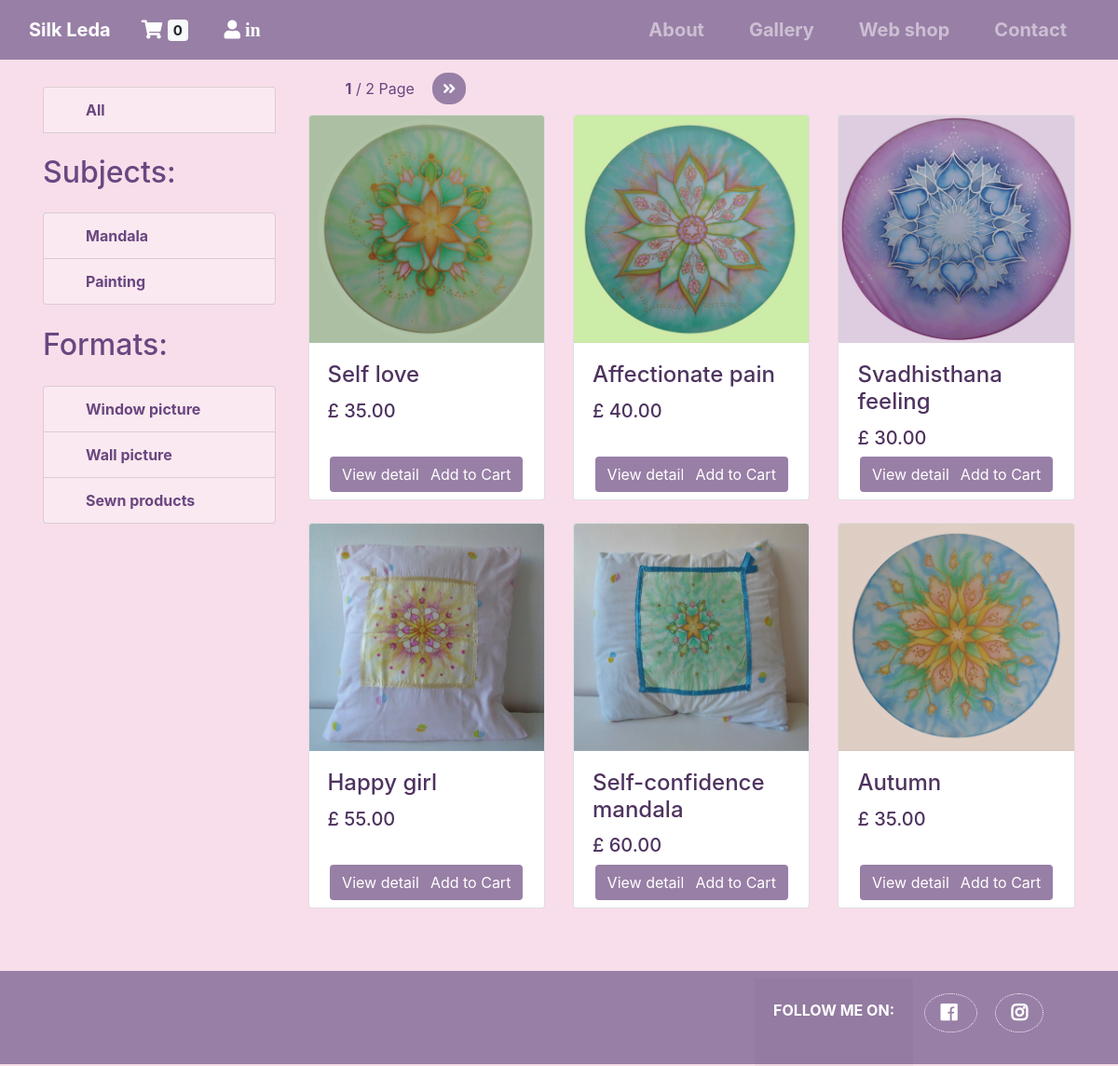
/webshop.php?keyword=Mandala, run on the app's committed database.
### tables this page shows
CREATE TABLE IF NOT EXISTS  product  (
    product_id  INT(10) NOT NULL AUTO_INCREMENT,
    product_title  VARCHAR(100) NOT NULL,
    product_category VARCHAR(100) NOT NULL,
    product_type VARCHAR(100) NOT NULL,
    product_price  DECIMAL(6,2),
    product_description TEXT,
    product_size VARCHAR(100),
    product_image VARCHAR(50) default 'default_product_image.png',
    disabled  tinyint(4) NOT NULL,
    PRIMARY KEY(product_id)
);

### data_model.php (called while the page is built, shortened)
<?php
include_once "config.php";
include_once "pagination_class.php";
function get_all_disabled_products($page, $keyword){
      global $conn;
		  $sql = "SELECT * FROM product WHERE disabled=0 ";
			if($keyword == "Mandala" || $keyword == "Picture"){
				$sql = "SELECT * FROM product WHERE disabled = 0 AND product_category='$keyword' ";
			}
        $result = mysqli_query($conn, $sql);
        $products = [];
    if(mysqli_num_rows($result)> 0){
			$index=0;
            while($row = mysqli_fetch_assoc($result)){
				if($index<6*$page && $index>=6*($page-1)){
					array_push($products, $row);
				}
					$index++;
				}
				$gallery_page = new Pagination();
				$gallery_page->set_images($products);
				$gallery_page->set_current_page($page);
				$gallery_page->set_sum_page(ceil($index/8));
				return $gallery_page;
        } else {
            return false;
        }
}
?>

### pagination_class.php (called while the page is built, shortened)
<?php
    class Pagination {
        public $images;
        public $sum_page;
        function set_images($images){
            $this->images = $images;
        }
        function get_images(){
            return $this->images;
        }
        function set_sum_page($sum_page){
            $this->sum_page = $sum_page;
        }
        function get_sum_page(){
            return $this->sum_page;
        }
    }
?>

### webshop.php (the view, shortened to what this page needs)
<?php
  include_once "header.php";
  include_once "data_model.php";
  include_once "pagination_class.php";
  if(isset($_GET['page'])){
    $page=$_GET['page'];
    } else{
      $page=1;
  }
  if(isset($_GET['keyword'])){
      $keyword = $_GET['keyword'];
    } else {
      $keyword='';
  }
  $images_page = get_all_disabled_products($page, $keyword);
  $next_page=$page+1;
  $sum_page=$images_page->get_sum_page();
?>
<div class="navbar navbar-expand-lg navbar-dark"  id="body_part">
  <div class="row" >
    <div class="col-lg-3" >
      <a href="webshop.php?keyword=''" class="list-group-item slist" style="margin-top:20px;">All</a>
      <h2 class="my-4" style="color:#6a4680;">Subjects:</h2>
      <div class="list-group" >
        <a href="webshop.php?keyword=Mandala" class="list-group-item slist">Mandala</a>
        <a href="webshop.php?keyword=Picture" class="list-group-item slist">Painting</a>
      </div>
      <h2 class="my-4" style="color:#6a4680;">Formats:</h2>
      <div class="list-group">
        <a href="webshop.php?keyword=Window picture" class="list-group-item slist">Window picture</a>
        <a href="webshop.php?keyword=Wall picture" class="list-group-item slist">Wall picture</a>
        <a href="webshop.php?keyword=Sewn silk product" class="list-group-item slist">Sewn products</a>
      </div>
    </div>
    <div class="col-lg-9" style="margin-top: 10px;">
      <div class="row portfolio-menu">
        <ul>
               <li style="padding:0 15px; color: #6a4680;"><strong><?=$page;?></strong> / <?=$sum_page;?> Page</li>
            <?php if ($page<$sum_page){?>
               <a class="btn_pag" href="?page=<?=$next_page ;?>&keyword=<?=$keyword;?>"><i class="fas fa-angle-double-right"></i></a>
            <?php }?>
        </ul>
      </div>
      <div class="row">
        <?php
          if($images_page->get_images()){
              foreach($images_page->get_images() AS $tumbl){
                $product_id = $tumbl['product_id'];
                $product_title = $tumbl['product_title'];
                $product_price = $tumbl['product_price'];
                $product_image = $tumbl['product_image'];
        ?>
        <div class="col-lg-4 col-md-6 mb-4" >
          <div class="card h-100">
              <img class="card-img-top" src="images/<?= $product_image; ?>" alt="<?= $product_title; ?>">
              <div class="card-body" style="height: 168px; ">
                <h4 class="card-title" style="color:#4e335f;"><?= $product_title; ?></h4>
                <h5 style="color:#4e335f;">£ <?= $product_price; ?></h5>
                <a href="ssingle_product.php?product_id=<?=$product_id;?>"><button class='wshopbtn btn btn-primary btn-success' style="float:left;margin: 2px 10px;position: absolute; left:5%; bottom:6px;">View detail</button></a>
                <form action="" method="post">
                  <input type='submit'  class='wshopbtn btn btn-primary btn-success' name='btn_cart' value='Add to Cart' style="float:left; margin: 2px 10px; position: absolute; right:5%; bottom:6px;">
                </form>
              </div>
          </div>
        </div>
            <?php
                }
            } else {
              echo "There are no stocks at the moment!";
            }
            ?>
      </div>
    </div>
  </div>
</div>
<?php
  include_once "footer.php";
?>

### header.php (shortened to what this page needs)
<?php
include_once "config.php";
?>
<!DOCTYPE html>
<html lang="en">
<head>
  <link href="css/bootstrap.css" rel="stylesheet">
  <link rel="stylesheet" href="css/magnific-popup.css">
  <link rel="stylesheet" href="css/gallery_stylesheet.css">
  <link rel="stylesheet" href="https://use.fontawesome.com/releases/v5.0.8/css/all.css">
  <link href="css/style.css" rel="stylesheet">
</head>
<body>
  <nav id="header" class="navbar navbar-expand-lg navbar-dark bg-dark fixed-top" >
    <div class="container" >
      <a class="navbar-brand md-auto" href="index.php" style="font-weight: bold; font-size:20px;">Silk Leda</a>
      <div class="cart-section md-auto">
          <a  class="btn btn-success btn-lg md-auto" href="cart.php">
                    <i class="fa fa-shopping-cart"></i>
                    <span class="badge badge-light">
                    <?php
                    $sql = "SELECT SUM(quantity) AS total_item FROM cart";
                    $result = mysqli_query($conn, $sql);
                    $row = mysqli_fetch_assoc($result);
                    if($row['total_item']!= NULL){
                      echo "<b>".$row['total_item']."</b>" ;}
                      else {
                      echo "0";}
                    ?>
                    </span>
          </a>
          <a class="btn btn-success btn-lg md-auto"  href="login.php">
          <i class="fas fa-user"> in</i>
          </a>
      </div>
      <div class="collapse navbar-collapse" id="navbarResponsive">
        <ul class="navbar-nav ml-auto">
          <li class="nav-item">
            <a class="nav-link snavbar" href="index.php" style="font-weight:bold;">About
            </a>
          </li>
          <li class="nav-item snavbar">
            <a class="nav-link" href="gallery.php" style="font-weight:bold;">Gallery</a>
          </li>
          <li class="nav-item snavbar">
            <a class="nav-link" href="webshop.php" style="font-weight:bold;">Web shop</a>
          </li>
          <li class="nav-item snavbar">
            <a class="nav-link" href="contact.php" style="font-weight:bold;">Contact</a>
          </li>
        </ul>
      </div>
    </div>
  </nav>

### footer.php (shortened to what this page needs)
<footer class="container-fluid bg-dark py-2" style="margin-top:35px; height:100px;">
  <div class="container">
    <div class="row">
      <div class="col-lg-4">
      </div>
      <div class="col-lg-4">
      </div>
      <div class="col-lg-4" style="height:85px;">
        <div class="card-header text-white text-uppercase" style="font-weight:bold; border:none; position: absolute; display: inline-block;" >
            <p style="position:relative; left:0; top:10px;">Follow me on:</p>
            <a class="social btn-success btn-lg" style="left:120%;" href="https://www.facebook.com/Silk-Leda-112654040409129/" target="_blank">
                <i class="fab fa-facebook"></i>
            </a>
            <a class="social btn-success btn-lg" style="left:130%;" href="https://www.instagram.com/leda_art_9/" target="_blank">
                <i class="fab fa-instagram"></i>
            </a>
        </div>
      </div>
    </div>
  </div>
</footer>
</body>
</html>

### css/gallery_stylesheet.css (style rules this page uses)
body { margin:0; padding:0; }
.portfolio-menu { text-align:center; }
.portfolio-menu ul li { display:inline-block; margin:0; list-style:none; padding:10px 15px; cursor:pointer; -webkit-transition:all 05s ease; -moz-transition:all 05s ease; -ms-transition:all 05s ease; -o-transition:all 05s ease; transition:all .5s ease; }

### css/style.css (style rules this page uses)
body { background-color: #f8deea; padding-top: 56px; }
#body_part { margin-left: 30px; margin-right: 30px; margin-top:17px; padding-top: 0; height: auto; }
.slist { color:#6a4680; background-color: #fae9f0; font-weight: bold; width: 250px; padding-left: 45px; }
.social { margin:0 0 0 5%; border: 1px dotted white; border-radius: 50%; position: relative; bottom: 30px; }

### webshop.php (style rules this page uses)
.btn_pag { background-color: #987fa6; color: #fff; padding: 7px 11px; border-radius: 1rem; }

### data on the page
product: product_image (picture), product_title "Self love", product_price "35.00"
product: product_image (picture), product_title "Affectionate pain", product_price "40.00"
product: product_image (picture), product_title "Svadhisthana feeling", product_price "30.00"
product: product_image (picture), product_title "Happy girl", product_price "55.00"
product: product_image (picture), product_title "Self-confidence mandala", product_price "60.00"
product: product_image (picture), product_title "Autumn", product_price "35.00"

### other printed values
$page "1"
$sum_page "2"
